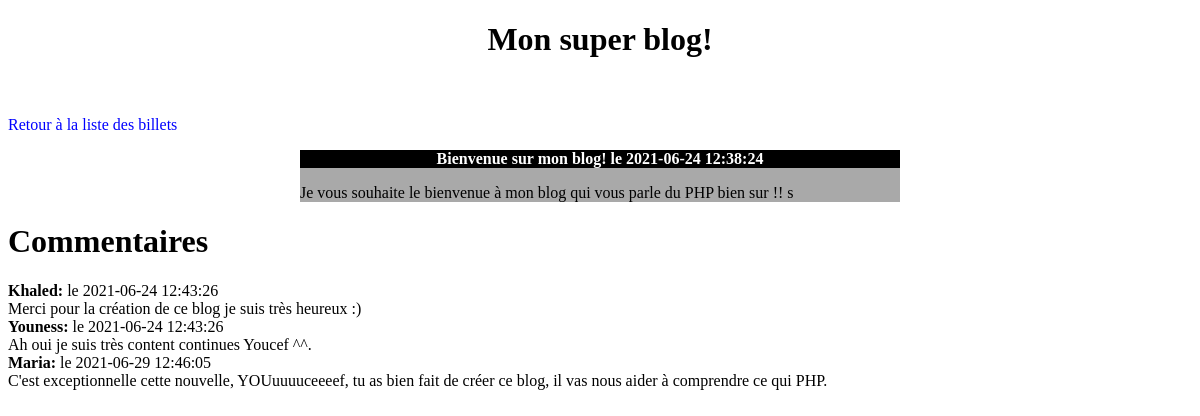
Screenshot of /commentairesWithBD.php?billet=1 with the database file from the repository.
### tables this page shows
CREATE TABLE `billets` (
  `ID` int(11) NOT NULL,
  `titre` varchar(255) NOT NULL,
  `contenu` text NOT NULL,
  `dateCreation` datetime NOT NULL
);

CREATE TABLE `commentaires` (
  `id` int(11) NOT NULL,
  `id_billets` int(11) NOT NULL,
  `auteur` varchar(255) NOT NULL,
  `commentaire` text NOT NULL,
  `date_commentaire` datetime NOT NULL
);

### commentairesWithBD.php (the view, shortened to what this page needs)
<!DOCTYPE html>
<html lang="en">
<head>
    <link rel="stylesheet" href="blogStyle.css">
</head>
<body>
    <?php include 'elementsCommuns.php';
    try {
        $bdd = new PDO('mysql:host=localhost;dbname=dbblog;charset=utf8', 'root', '', array(PDO::ATTR_ERRMODE => PDO::ERRMODE_EXCEPTION));
    } catch (Exception $e) {
        die('Erreur' . $e->getMessage());
    }
    $req = $bdd->prepare('SELECT titre, contenu, dateCreation FROM dbblog.billets WHERE ID=:billet ');
    $req->execute(array('billet' => $_GET['billet']));
    $donnees = $req->fetch();
    echo "<a href=\"index2WithBD.php\">Retour à la liste des billets</a>
          <div id=\"Billet\">
                <p id=\"titreBillet\">" . htmlspecialchars($donnees['titre']) . " le " . $donnees['dateCreation'] . "</p>
                <p id=\"contenuBillet\">" . nl2br(htmlspecialchars($donnees['contenu'])) . "</p>
          </div>";
    $req = $bdd->prepare('SELECT auteur, commentaire, date_commentaire FROM dbblog.commentaires WHERE id_billets=:billet ');
    $req->execute(array('billet' => $_GET['billet']));
    echo "<h1>Commentaires</h1>";
    while ($donnees = $req->fetch()) {
        echo "<b>" . htmlspecialchars($donnees['auteur']) . ":</b>" . " le " . $donnees['date_commentaire'] . "<br/>";
        echo $donnees['commentaire'] . "<br/>";
    }
    ?>
</body>
</html>

### elementsCommuns.php
<?php echo '<h1 style="text-align:center;"><strong>Mon super blog!</strong></h1><br /><br />' ?>

### blogStyle.css (style rules this page uses)
#Billet { background-color: darkgray; margin: auto; width: 600px; }
#titreBillet { text-align: center; font-weight: bold; background-color: #000; color: #fff; }
a { text-decoration: none; color: #0000ff; }

### rows the page displays
billets: titre "Bienvenue sur mon blog!", dateCreation "2021-06-24 12:38:24", contenu "Je vous souhaite le bienvenue à mon blog qui vous parle du PHP bien sur !! s"
commentaires: auteur "Khaled", date_commentaire "2021-06-24 12:43:26", commentaire "Merci pour la création de ce blog je suis très heureux :)"
commentaires: auteur "Youness", date_commentaire "2021-06-24 12:43:26", commentaire "Ah oui je suis très content continues Youcef ^^."
commentaires: auteur "Maria", date_commentaire "2021-06-29 12:46:05", commentaire "C'est exceptionnelle cette nouvelle, YOUuuuuceeeef, tu as bien fait de créer ce blog, il vas nous aider à comprendre ce qui PHP."
